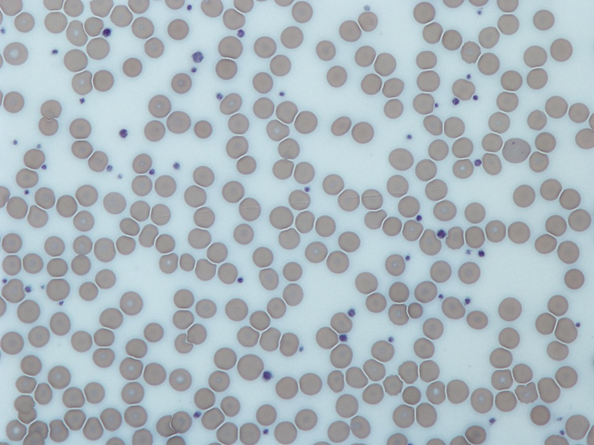
#> input picture Thursday 10:40 - 12:30/E22CSEU0955/lab7/a.png, 594 x 445 px, found by its file name
$ jupyter execute lab1_computer_vision.ipynb
#> lines starting #> are read from the running program, lines starting #| are printed output that depends on the picture
[cell 1]
import numpy as np
import matplotlib.pyplot as plt

# Define the original rectangle points
rectangle = np.array([[1, 1], [1, 4], [5, 4], [5, 1], [1, 1]])

def plot_shapes(original, transformed, ax, transform_style='bo-', original_style='ro-', title='Figure'):
    # Plot the original shape
    ax.plot(original[:, 0], original[:, 1], original_style, label='Original')
    # Plot the transformed shape
    ax.plot(transformed[:, 0], transformed[:, 1], transform_style, label='Transformed')
    ax.set_title(title)
    ax.axis('equal')

    # Automatically adjust the axis limits
    combined = np.vstack((original, transformed))
    buffer = 1  # Additional space around the shapes
    x_min, y_min = combined.min(axis=0) - buffer
    x_max, y_max = combined.max(axis=0) + buffer
    ax.set_xlim(x_min, x_max)
    ax.set_ylim(y_min, y_max)
    ax.legend()

def translate(shape, tx, ty):
    # Translation matrix
    T = np.array([[1, 0, tx],
                  [0, 1, ty],
                  [0, 0, 1]])
    # Apply the transformation
    return np.dot(T, np.vstack((shape.T, np.ones(shape.shape[0]))))[:2].T

def scale(shape, sx, sy):
    # Scaling matrix
    S = np.array([[sx, 0, 0],
                  [0, sy, 0],
                  [0, 0, 1]])
    # Apply the transformation
    return np.dot(S, np.vstack((shape.T, np.ones(shape.shape[0]))))[:2].T

def rotate(shape, theta):
    # Convert theta from degrees to radians
    theta = np.radians(theta)
    # Rotation matrix
    R = np.array([[np.cos(theta), -np.sin(theta), 0],
                  [np.sin(theta), np.cos(theta), 0],
                  [0, 0, 1]])
    # Apply the transformation
    return np.dot(R, np.vstack((shape.T, np.ones(shape.shape[0]))))[:2].T

def reflect(shape, axis):
    if axis == 'x':
        M = np.array([[1, 0, 0],
                      [0, -1, 0],
                      [0, 0, 1]])
    elif axis == 'y':
        M = np.array([[-1, 0, 0],
                      [0, 1, 0],
                      [0, 0, 1]])
    return np.dot(M, np.vstack((shape.T, np.ones(shape.shape[0]))))[:2].T

def shear(shape, shx, shy):
    # Shearing matrix
    Sh = np.array([[1, shx, 0],
                   [shy, 1, 0],
                   [0, 0, 1]])
    # Apply the transformation
    return np.dot(Sh, np.vstack((shape.T, np.ones(shape.shape[0]))))[:2].T

def composite_transform(shape):
    # Apply a combination of transformations
    T = translate(shape, 2, 3)
    S = scale(T, 1.5, 0.5)
    R = rotate(S, 30)
    Sh = shear(R, 0.2, 0.1)
    return Sh

# Plotting
fig, ax = plt.subplots(2, 4, figsize=(18, 12))
ax = ax.ravel()

# Original Shape
plot_shapes(rectangle, rectangle, ax[0], original_style='ro-', transform_style='ro-', title='Original Rectangle')

# Translation
translated = translate(rectangle, 2, 3)
plot_shapes(rectangle, translated, ax[1], transform_style='go-', title='Translated Rectangle')

# Scaling
scaled = scale(rectangle, 2, 0.5)
plot_shapes(rectangle, scaled, ax[2], transform_style='bo-', title='Scaled Rectangle')

# Rotation
rotated = rotate(rectangle, 45)
plot_shapes(rectangle, rotated, ax[3], transform_style='mo-', title='Rotated Rectangle')

# Reflection
reflected = reflect(rectangle, 'x')
plot_shapes(rectangle, reflected, ax[4], transform_style='yo-', title='Reflected Rectangle (x-axis)')

# Shearing around x axis
sheared = shear(rectangle, 1.5, 0)
plot_shapes(rectangle, sheared, ax[5], transform_style='ko-', title='Sheared Rectangle around X axis')
# Shearing around y axis
sheared = shear(rectangle, 0, 1.5)
plot_shapes(rectangle, sheared, ax[5], transform_style='ko-', title='Sheared Rectangle Around Y axis')

# Composite Transformation
composite_result = composite_transform(rectangle)
plot_shapes(rectangle, composite_result, ax[6], transform_style='co-', title='Composite Transformation')

plt.tight_layout()
plt.show()
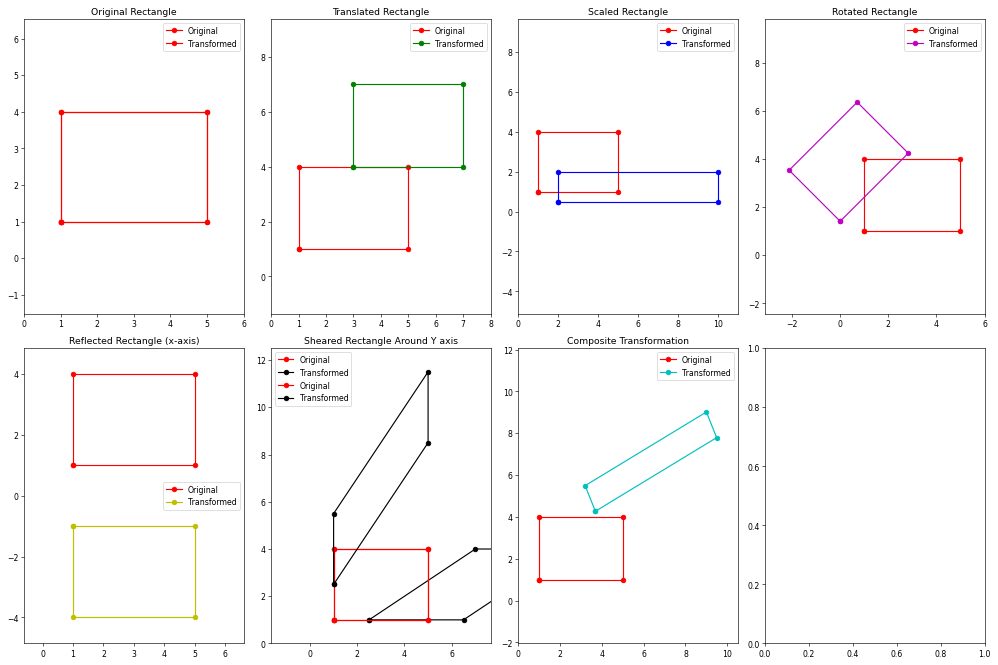
#> figure drawn by matplotlib, 7 panels

[cell 2]
import cv2
import numpy as np
import matplotlib.pyplot as plt

# Load an image
image = cv2.imread(cv2.samples.findFile("a.png"))
#> image is the input picture: shape (445, 594, 3); mean B, G, R 190.7, 184.4, 172.1
if image is None:
    raise Exception("Image not found!")

def plot_image(img, title="Figure", cmap='gray'):
    plt.figure(figsize=(5, 5))
    plt.imshow(cv2.cvtColor(img, cv2.COLOR_BGR2RGB))
    plt.title(title)
    plt.axis('off')

def translate_image(img, tx, ty):
#> called with tx = 50, ty = 30
    rows, cols, _ = img.shape
#> rows = 445; cols = 594
    M = np.float32([[1, 0, tx], [0, 1, ty]])
    return cv2.warpAffine(img, M, (cols, rows))
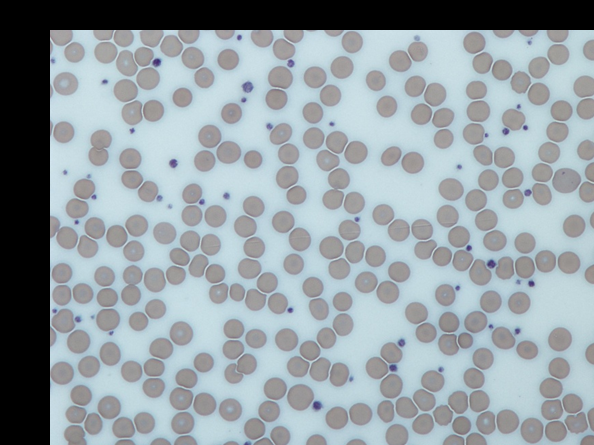
#> returned value: shape (445, 594, 3); mean of channels 0, 1, 2 163.8, 158.5, 147.9; drawn as B, G, R

def scale_image(img, sx, sy):
#> called with sx = 0.2, sy = 0.2
    return cv2.resize(img, None, fx=sx, fy=sy, interpolation=cv2.INTER_LINEAR)
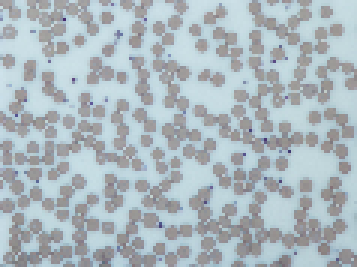
#> returned value: shape (89, 119, 3) (shown 3 times larger); mean of channels 0, 1, 2 190.7, 184.4, 172.1; drawn as B, G, R

def rotate_image(img, angle):
#> called with angle = 45
    rows, cols, _ = img.shape
#> rows = 445; cols = 594
    M = cv2.getRotationMatrix2D((cols / 2, rows / 2), angle, 1)
    return cv2.warpAffine(img, M, (cols, rows))
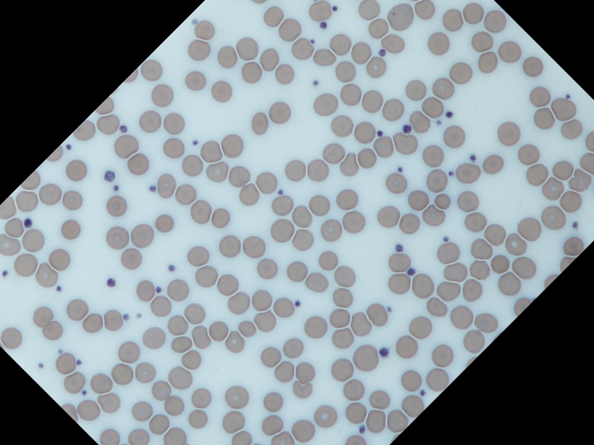
#> returned value: shape (445, 594, 3); mean of channels 0, 1, 2 153.8, 148.7, 138.7; drawn as B, G, R

def reflect_image(img, axis):
#> called with axis = 'x'
    if axis == 'x':
        return cv2.flip(img, 0)
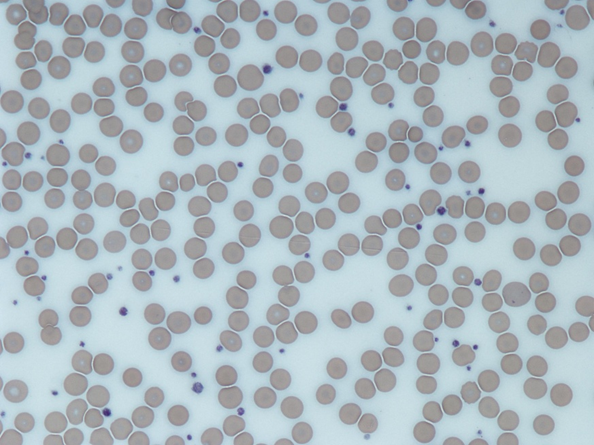
#> returned value: shape (445, 594, 3); mean of channels 0, 1, 2 190.7, 184.4, 172.1; drawn as B, G, R
    elif axis == 'y':
        return cv2.flip(img, 1)

def shear_image(img, shx, shy):
#> called with shx = 0.2, shy = 0
    rows, cols, _ = img.shape
#> rows = 445; cols = 594
    M = np.float32([[1, shx, 0], [shy, 1, 0]])
    n_cols = cols + abs(shx * rows)
#> n_cols = 683
    n_rows = rows + abs(shy * cols)
#> n_rows = 445
    return cv2.warpAffine(img, M, (int(n_cols), int(n_rows)))
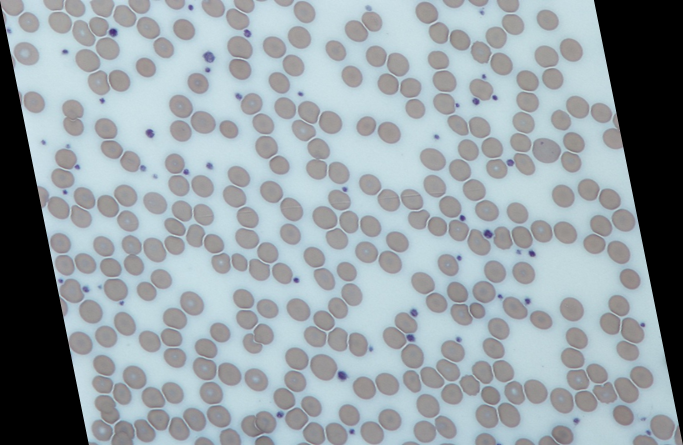
#> returned value: shape (445, 683, 3); mean of channels 0, 1, 2 165.8, 160.4, 149.7; drawn as B, G, R

def composite_transform(img):
    # Apply translation
    img = translate_image(img, 50, 30)
    # Apply scaling
    img = scale_image(img, 0.5, 0.5)
#> call 2 of scale_image, with sx = 0.5, sy = 0.5
#> in scale_image (call 2), `return cv2.resize(img, None, fx=sx, fy=sy, interpolation=cv2.INTER_LIN..`:
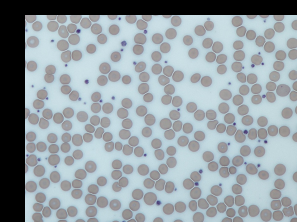
#> returned value: shape (222, 297, 3); mean of channels 0, 1, 2 163.9, 158.6, 148; drawn as B, G, R
    # Apply rotation
    img = rotate_image(img, 45)
#> call 2 of rotate_image, with angle = 45
#> in rotate_image (call 2), `return cv2.warpAffine(img, M, (cols, rows))`:
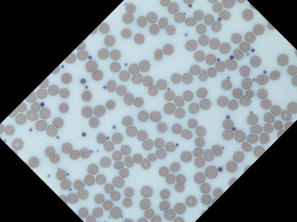
#> returned value: shape (222, 297, 3); mean of channels 0, 1, 2 141.1, 136.5, 127.3; drawn as B, G, R
    # Apply shearing
    img = shear_image(img, 0.2, 0.0)
#> call 2 of shear_image, with shx = 0.2, shy = 0
#> in shear_image (call 2), `return cv2.warpAffine(img, M, (int(n_cols), int(n_rows)))`:
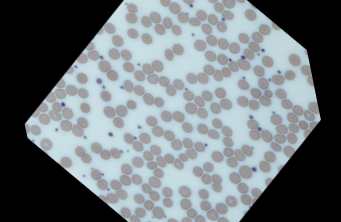
#> returned value: shape (222, 341, 3); mean of channels 0, 1, 2 122.9, 118.9, 110.9; drawn as B, G, R
    return img

# Plot original image
plot_image(image, "Original Image")

# Apply transformations
translated_img = translate_image(image, 50, 30)
plot_image(translated_img, "Translated Image")

scaled_img = scale_image(image, 0.2, 0.2)
plot_image(scaled_img, "Scaled Image")

rotated_img = rotate_image(image, 45)
plot_image(rotated_img, "Rotated Image")

reflected_img = reflect_image(image, 'x')
plot_image(reflected_img, "Reflected Image (x-axis)")

sheared_img = shear_image(image, 0.2, 0)
plot_image(sheared_img, "Sheared Image")

composite_img = composite_transform(image)
plot_image(composite_img, "Composite Transformation")

plt.show()

$ run again, with Thursday 10:40 - 12:30/E22CSEU0955/lab7/b.png copied over Thursday 10:40 - 12:30/E22CSEU0955/lab7/a.png
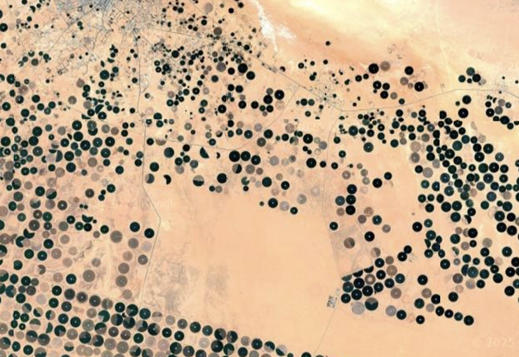
#> input picture Thursday 10:40 - 12:30/E22CSEU0955/lab7/b.png, 519 x 357 px, found by its file name
#> image is the input picture: shape (357, 519, 3); mean B, G, R 142.5, 171.3, 197.1
#> in rotate_image (call 2), `return cv2.warpAffine(img, M, (cols, rows))`:
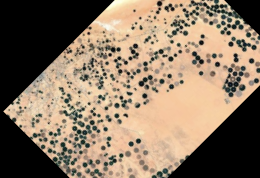
#> returned value: shape (178, 260, 3); mean of channels 0, 1, 2 99.4, 119.6, 138.7; drawn as B, G, R
#> in shear_image (call 2), `return cv2.warpAffine(img, M, (int(n_cols), int(n_rows)))`:
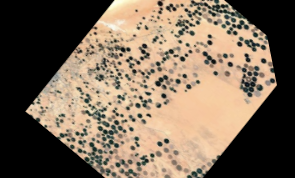
#> returned value: shape (178, 295, 3); mean of channels 0, 1, 2 87.6, 105.4, 122.3; drawn as B, G, R

$ run again, with Thursday 10:40 - 12:30/E22CSEU0955/lab7/c.png copied over Thursday 10:40 - 12:30/E22CSEU0955/lab7/a.png
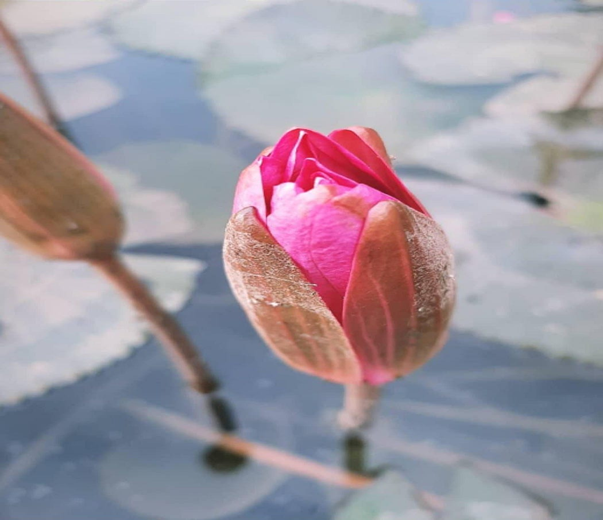
#> input picture Thursday 10:40 - 12:30/E22CSEU0955/lab7/c.png, 603 x 520 px, found by its file name
#> image is the input picture: shape (520, 603, 3); mean B, G, R 160.9, 150.3, 160.5
#> in rotate_image (call 2), `return cv2.warpAffine(img, M, (cols, rows))`:
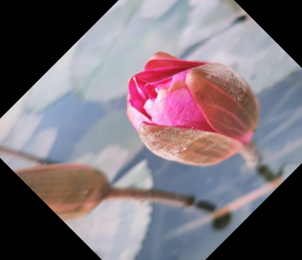
#> returned value: shape (260, 302, 3); mean of channels 0, 1, 2 120.4, 112.7, 124.4; drawn as B, G, R
#> in shear_image (call 2), `return cv2.warpAffine(img, M, (int(n_cols), int(n_rows)))`:
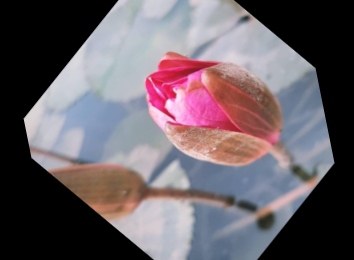
#> returned value: shape (260, 354, 3); mean of channels 0, 1, 2 102.7, 96.1, 106.2; drawn as B, G, R
